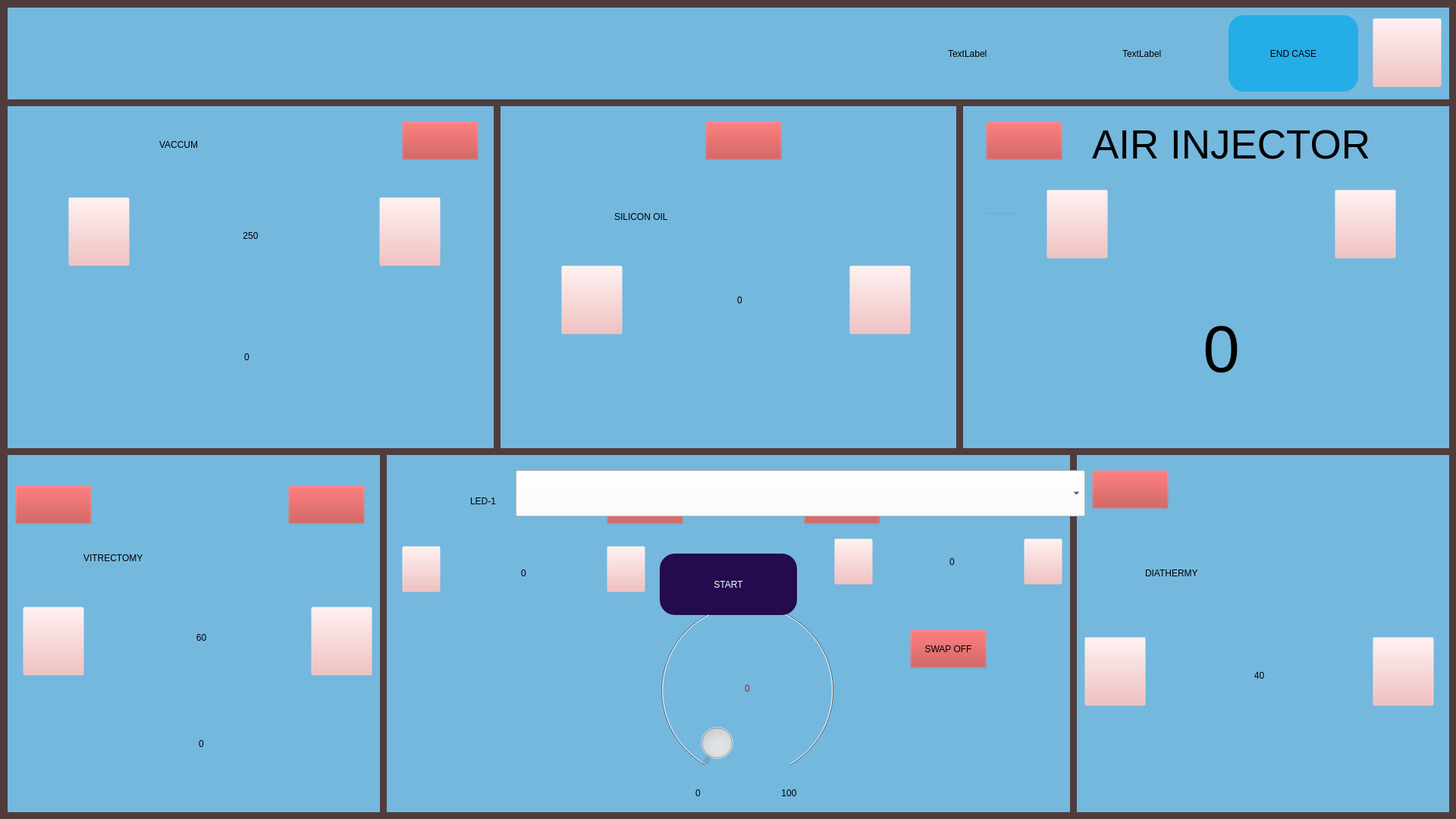
<?xml version="1.0" encoding="UTF-8"?>
<ui version="4.0">
 <class>MainWindow</class>
 <widget class="QMainWindow" name="MainWindow">
  <property name="geometry">
   <rect>
    <x>0</x>
    <y>0</y>
    <width>1920</width>
    <height>1080</height>
   </rect>
  </property>
  <property name="sizePolicy">
   <sizepolicy hsizetype="Preferred" vsizetype="Preferred">
    <horstretch>0</horstretch>
    <verstretch>0</verstretch>
   </sizepolicy>
  </property>
  <property name="maximumSize">
   <size>
    <width>1920</width>
    <height>1080</height>
   </size>
  </property>
  <property name="windowTitle">
   <string>MainWindow</string>
  </property>
  <property name="autoFillBackground">
   <bool>false</bool>
  </property>
  <property name="styleSheet">
   <string notr="true"/>
  </property>
  <widget class="QWidget" name="centralwidget">
   <widget class="QPushButton" name="pushButton_6">
    <property name="geometry">
     <rect>
      <x>1810</x>
      <y>24</y>
      <width>91</width>
      <height>91</height>
     </rect>
    </property>
    <property name="styleSheet">
     <string notr="true">


background-image: url(:/new/prefix1/Settimg 3.png);
background-color: rgba(242, 179, 179, 0);



</string>
    </property>
    <property name="text">
     <string/>
    </property>
   </widget>
   <widget class="QLabel" name="label_5">
    <property name="geometry">
     <rect>
      <x>180</x>
      <y>240</y>
      <width>301</width>
      <height>141</height>
     </rect>
    </property>
    <property name="styleSheet">
     <string notr="true">font: 65pt &quot;Ubuntu&quot;;
image: url(:/new/prefix1/img/textbox2.png);
</string>
    </property>
    <property name="text">
     <string>250</string>
    </property>
    <property name="alignment">
     <set>Qt::AlignCenter</set>
    </property>
   </widget>
   <widget class="QLabel" name="label_2">
    <property name="geometry">
     <rect>
      <x>180</x>
      <y>400</y>
      <width>291</width>
      <height>141</height>
     </rect>
    </property>
    <property name="styleSheet">
     <string notr="true">image: url(:/new/prefix1/img/textbox2.png);
font: 65pt &quot;Ubuntu&quot;;</string>
    </property>
    <property name="text">
     <string>0</string>
    </property>
    <property name="alignment">
     <set>Qt::AlignCenter</set>
    </property>
   </widget>
   <widget class="QLabel" name="label_3">
    <property name="geometry">
     <rect>
      <x>1470</x>
      <y>240</y>
      <width>281</width>
      <height>131</height>
     </rect>
    </property>
    <property name="styleSheet">
     <string notr="true">image: url(:/new/prefix1/img/textbox2.png);
font: 65pt &quot;Ubuntu&quot;;</string>
    </property>
    <property name="text">
     <string/>
    </property>
    <property name="alignment">
     <set>Qt::AlignCenter</set>
    </property>
   </widget>
   <widget class="QLabel" name="label_4">
    <property name="geometry">
     <rect>
      <x>110</x>
      <y>770</y>
      <width>311</width>
      <height>141</height>
     </rect>
    </property>
    <property name="styleSheet">
     <string notr="true">image: url(:/new/prefix1/img/textbox2.png);
font: 65pt &quot;Ubuntu&quot;;</string>
    </property>
    <property name="text">
     <string>60</string>
    </property>
    <property name="alignment">
     <set>Qt::AlignCenter</set>
    </property>
   </widget>
   <widget class="QLabel" name="label_6">
    <property name="geometry">
     <rect>
      <x>1520</x>
      <y>820</y>
      <width>281</width>
      <height>141</height>
     </rect>
    </property>
    <property name="styleSheet">
     <string notr="true">image: url(:/new/prefix1/img/textbox2.png);
font: 65pt &quot;Ubuntu&quot;;</string>
    </property>
    <property name="text">
     <string>40</string>
    </property>
    <property name="alignment">
     <set>Qt::AlignCenter</set>
    </property>
   </widget>
   <widget class="QPushButton" name="pushButton_12">
    <property name="geometry">
     <rect>
      <x>500</x>
      <y>260</y>
      <width>81</width>
      <height>91</height>
     </rect>
    </property>
    <property name="styleSheet">
     <string notr="true">QPushButton{background-image: url(:/new/prefix1/img/down1.png);
background-color: rgba(242, 179, 179, 0);}


QPushButton::hover{background-color: #0085ff;
border-radius: 20px;
color:white;;}</string>
    </property>
    <property name="text">
     <string/>
    </property>
   </widget>
   <widget class="QPushButton" name="pushButton_8">
    <property name="geometry">
     <rect>
      <x>90</x>
      <y>260</y>
      <width>81</width>
      <height>91</height>
     </rect>
    </property>
    <property name="styleSheet">
     <string notr="true">
QPushButton{
	background-image: url(:/new/prefix1/img/up1.png);
background-color: rgba(242, 179, 179, 0);

}


QPushButton::hover{background-color: #0085ff;
border-radius: 20px;
color:white;;}</string>
    </property>
    <property name="text">
     <string/>
    </property>
   </widget>
   <widget class="QPushButton" name="pushButton_2">
    <property name="geometry">
     <rect>
      <x>930</x>
      <y>160</y>
      <width>101</width>
      <height>51</height>
     </rect>
    </property>
    <property name="styleSheet">
     <string notr="true">background-image: url(:/new/prefix1/img/backbg3.png);
background-color: rgba(191, 64, 64, 0);</string>
    </property>
    <property name="text">
     <string/>
    </property>
   </widget>
   <widget class="QLabel" name="label_8">
    <property name="geometry">
     <rect>
      <x>830</x>
      <y>330</y>
      <width>291</width>
      <height>131</height>
     </rect>
    </property>
    <property name="styleSheet">
     <string notr="true">image: url(:/new/prefix1/img/textbox2.png);
font: 65pt &quot;Ubuntu&quot;;</string>
    </property>
    <property name="text">
     <string>0</string>
    </property>
    <property name="alignment">
     <set>Qt::AlignCenter</set>
    </property>
   </widget>
   <widget class="QLabel" name="label_9">
    <property name="geometry">
     <rect>
      <x>590</x>
      <y>710</y>
      <width>201</width>
      <height>91</height>
     </rect>
    </property>
    <property name="styleSheet">
     <string notr="true">image: url(:/new/prefix1/img/textbox1.png);
font: 45pt &quot;Ubuntu&quot;;</string>
    </property>
    <property name="text">
     <string>0</string>
    </property>
    <property name="alignment">
     <set>Qt::AlignCenter</set>
    </property>
   </widget>
   <widget class="QPushButton" name="pushButton_13">
    <property name="geometry">
     <rect>
      <x>1760</x>
      <y>250</y>
      <width>81</width>
      <height>91</height>
     </rect>
    </property>
    <property name="styleSheet">
     <string notr="true">QPushButton{background-image: url(:/new/prefix1/img/down1.png);
background-color: rgba(242, 179, 179, 0);}


QPushButton::hover{background-color: #0085ff;
border-radius: 20px;
color:white;;}</string>
    </property>
    <property name="text">
     <string/>
    </property>
   </widget>
   <widget class="QPushButton" name="pushButton_14">
    <property name="geometry">
     <rect>
      <x>1810</x>
      <y>840</y>
      <width>81</width>
      <height>91</height>
     </rect>
    </property>
    <property name="styleSheet">
     <string notr="true">QPushButton{background-image: url(:/new/prefix1/img/down1.png);
background-color: rgba(242, 179, 179, 0);}


QPushButton::hover{background-color: #0085ff;
border-radius: 20px;
color:white;;}</string>
    </property>
    <property name="text">
     <string/>
    </property>
   </widget>
   <widget class="QPushButton" name="pushButton_15">
    <property name="geometry">
     <rect>
      <x>410</x>
      <y>800</y>
      <width>81</width>
      <height>91</height>
     </rect>
    </property>
    <property name="styleSheet">
     <string notr="true">QPushButton{background-image: url(:/new/prefix1/img/down1.png);
background-color: rgba(242, 179, 179, 0);}


QPushButton::hover{background-color: #0085ff;
border-radius: 20px;
color:white;;}</string>
    </property>
    <property name="text">
     <string/>
    </property>
   </widget>
   <widget class="QPushButton" name="pushButton_16">
    <property name="geometry">
     <rect>
      <x>800</x>
      <y>720</y>
      <width>51</width>
      <height>61</height>
     </rect>
    </property>
    <property name="styleSheet">
     <string notr="true">QPushButton{background-image: url(:/new/prefix1/downnew1.png);
background-color: rgba(242, 179, 179, 0);}


QPushButton::hover{background-color: #0085ff;
border-radius: 20px;
color:white;;}</string>
    </property>
    <property name="text">
     <string/>
    </property>
   </widget>
   <widget class="QPushButton" name="pushButton_9">
    <property name="geometry">
     <rect>
      <x>1380</x>
      <y>250</y>
      <width>81</width>
      <height>91</height>
     </rect>
    </property>
    <property name="styleSheet">
     <string notr="true">
QPushButton{
	background-image: url(:/new/prefix1/img/up1.png);
background-color: rgba(242, 179, 179, 0);

}


QPushButton::hover{background-color: #0085ff;
border-radius: 20px;
color:white;;}</string>
    </property>
    <property name="text">
     <string/>
    </property>
   </widget>
   <widget class="QPushButton" name="pushButton_10">
    <property name="geometry">
     <rect>
      <x>1430</x>
      <y>840</y>
      <width>81</width>
      <height>91</height>
     </rect>
    </property>
    <property name="styleSheet">
     <string notr="true">
QPushButton{
	background-image: url(:/new/prefix1/img/up1.png);
background-color: rgba(242, 179, 179, 0);

}


QPushButton::hover{background-color: #0085ff;
border-radius: 20px;
color:white;;}</string>
    </property>
    <property name="text">
     <string/>
    </property>
   </widget>
   <widget class="QPushButton" name="pushButton_11">
    <property name="geometry">
     <rect>
      <x>30</x>
      <y>800</y>
      <width>81</width>
      <height>91</height>
     </rect>
    </property>
    <property name="styleSheet">
     <string notr="true">
QPushButton{
	background-image: url(:/new/prefix1/img/up1.png);
background-color: rgba(242, 179, 179, 0);

}


QPushButton::hover{background-color: #0085ff;
border-radius: 20px;
color:white;;}</string>
    </property>
    <property name="text">
     <string/>
    </property>
   </widget>
   <widget class="QPushButton" name="pushButton_17">
    <property name="geometry">
     <rect>
      <x>530</x>
      <y>720</y>
      <width>51</width>
      <height>61</height>
     </rect>
    </property>
    <property name="styleSheet">
     <string notr="true">
QPushButton{
	background-image: url(:/new/prefix1/upnew1.png);
background-color: rgba(242, 179, 179, 0);

}


QPushButton::hover{background-color: #0085ff;
border-radius: 20px;
color:white;;}</string>
    </property>
    <property name="text">
     <string/>
    </property>
   </widget>
   <widget class="QPushButton" name="pushButton_19">
    <property name="geometry">
     <rect>
      <x>740</x>
      <y>350</y>
      <width>81</width>
      <height>91</height>
     </rect>
    </property>
    <property name="styleSheet">
     <string notr="true">
QPushButton{
	background-image: url(:/new/prefix1/img/up1.png);
background-color: rgba(242, 179, 179, 0);

}


QPushButton::hover{background-color: #0085ff;
border-radius: 20px;
color:white;;}</string>
    </property>
    <property name="text">
     <string/>
    </property>
   </widget>
   <widget class="QPushButton" name="pushButton_3">
    <property name="geometry">
     <rect>
      <x>800</x>
      <y>640</y>
      <width>101</width>
      <height>51</height>
     </rect>
    </property>
    <property name="styleSheet">
     <string notr="true">background-image: url(:/new/prefix1/img/backbg3.png);
background-color: rgba(191, 64, 64, 0);</string>
    </property>
    <property name="text">
     <string/>
    </property>
   </widget>
   <widget class="QPushButton" name="pushButton_4">
    <property name="geometry">
     <rect>
      <x>380</x>
      <y>640</y>
      <width>101</width>
      <height>51</height>
     </rect>
    </property>
    <property name="styleSheet">
     <string notr="true">background-image: url(:/new/prefix1/img/backbg3.png);
background-color: rgba(191, 64, 64, 0);</string>
    </property>
    <property name="text">
     <string/>
    </property>
   </widget>
   <widget class="QPushButton" name="pushButton_5">
    <property name="geometry">
     <rect>
      <x>1440</x>
      <y>620</y>
      <width>101</width>
      <height>51</height>
     </rect>
    </property>
    <property name="styleSheet">
     <string notr="true">background-image: url(:/new/prefix1/img/backbg3.png);
background-color: rgba(191, 64, 64, 0);</string>
    </property>
    <property name="text">
     <string/>
    </property>
   </widget>
   <widget class="QPushButton" name="pushButton_20">
    <property name="geometry">
     <rect>
      <x>530</x>
      <y>160</y>
      <width>101</width>
      <height>51</height>
     </rect>
    </property>
    <property name="layoutDirection">
     <enum>Qt::LeftToRight</enum>
    </property>
    <property name="styleSheet">
     <string notr="true">background-image: url(:/new/prefix1/img/backbg3.png);
background-color: rgba(191, 64, 64, 0);
</string>
    </property>
    <property name="text">
     <string/>
    </property>
   </widget>
   <widget class="QLabel" name="label_10">
    <property name="geometry">
     <rect>
      <x>1470</x>
      <y>390</y>
      <width>281</width>
      <height>141</height>
     </rect>
    </property>
    <property name="font">
     <font>
      <family>Ubuntu</family>
      <pointsize>65</pointsize>
      <weight>50</weight>
      <italic>false</italic>
      <bold>false</bold>
     </font>
    </property>
    <property name="styleSheet">
     <string notr="true">image: url(:/new/prefix1/img/textbox2.png);
font: 65pt &quot;Ubuntu&quot;;</string>
    </property>
    <property name="text">
     <string>0</string>
    </property>
    <property name="alignment">
     <set>Qt::AlignCenter</set>
    </property>
   </widget>
   <widget class="QLabel" name="label_11">
    <property name="geometry">
     <rect>
      <x>20</x>
      <y>28</y>
      <width>781</width>
      <height>81</height>
     </rect>
    </property>
    <property name="font">
     <font>
      <family>Ubuntu</family>
      <pointsize>1</pointsize>
      <weight>50</weight>
      <italic>false</italic>
      <bold>false</bold>
     </font>
    </property>
    <property name="styleSheet">
     <string notr="true">background-image: url(:/new/prefix1/img/docidbox.png);
font: 1pt &quot;Ubuntu&quot;;</string>
    </property>
    <property name="text">
     <string/>
    </property>
    <property name="alignment">
     <set>Qt::AlignCenter</set>
    </property>
   </widget>
   <widget class="QPushButton" name="pushButton_18">
    <property name="geometry">
     <rect>
      <x>1120</x>
      <y>350</y>
      <width>81</width>
      <height>91</height>
     </rect>
    </property>
    <property name="styleSheet">
     <string notr="true">QPushButton{background-image: url(:/new/prefix1/img/down1.png);
background-color: rgba(242, 179, 179, 0);}


QPushButton::hover{background-color: #0085ff;
border-radius: 20px;
color:white;;}</string>
    </property>
    <property name="text">
     <string/>
    </property>
   </widget>
   <widget class="QLabel" name="label">
    <property name="geometry">
     <rect>
      <x>10</x>
      <y>140</y>
      <width>641</width>
      <height>451</height>
     </rect>
    </property>
    <property name="styleSheet">
     <string notr="true">background-color: rgb(116, 184, 222);</string>
    </property>
    <property name="text">
     <string/>
    </property>
   </widget>
   <widget class="QLabel" name="label_13">
    <property name="geometry">
     <rect>
      <x>1270</x>
      <y>140</y>
      <width>641</width>
      <height>451</height>
     </rect>
    </property>
    <property name="styleSheet">
     <string notr="true">background-color: rgb(116, 184, 222);</string>
    </property>
    <property name="text">
     <string/>
    </property>
   </widget>
   <widget class="QLabel" name="label_14">
    <property name="geometry">
     <rect>
      <x>1420</x>
      <y>600</y>
      <width>491</width>
      <height>471</height>
     </rect>
    </property>
    <property name="styleSheet">
     <string notr="true">background-color: rgb(116, 184, 222);</string>
    </property>
    <property name="text">
     <string/>
    </property>
   </widget>
   <widget class="QLabel" name="label_16">
    <property name="geometry">
     <rect>
      <x>10</x>
      <y>10</y>
      <width>1901</width>
      <height>121</height>
     </rect>
    </property>
    <property name="styleSheet">
     <string notr="true">background-color: rgb(116, 184, 222);</string>
    </property>
    <property name="text">
     <string/>
    </property>
   </widget>
   <widget class="QLabel" name="label_20">
    <property name="geometry">
     <rect>
      <x>0</x>
      <y>0</y>
      <width>1920</width>
      <height>1080</height>
     </rect>
    </property>
    <property name="styleSheet">
     <string notr="true">background-color: rgba(68, 44, 44, 198);</string>
    </property>
    <property name="text">
     <string/>
    </property>
   </widget>
   <widget class="QLabel" name="label_21">
    <property name="geometry">
     <rect>
      <x>210</x>
      <y>160</y>
      <width>221</width>
      <height>61</height>
     </rect>
    </property>
    <property name="styleSheet">
     <string notr="true">font: 40pt &quot;Ubuntu&quot;;</string>
    </property>
    <property name="text">
     <string>VACCUM</string>
    </property>
   </widget>
   <widget class="QLabel" name="label_23">
    <property name="geometry">
     <rect>
      <x>1440</x>
      <y>160</y>
      <width>421</width>
      <height>61</height>
     </rect>
    </property>
    <property name="styleSheet">
     <string notr="true">font: 40pt ;
color: rgb(0, 0, 0);</string>
    </property>
    <property name="text">
     <string>AIR INJECTOR</string>
    </property>
   </widget>
   <widget class="QLabel" name="label_24">
    <property name="geometry">
     <rect>
      <x>110</x>
      <y>700</y>
      <width>351</width>
      <height>71</height>
     </rect>
    </property>
    <property name="styleSheet">
     <string notr="true">font: 40pt &quot;Ubuntu&quot;;</string>
    </property>
    <property name="text">
     <string>VITRECTOMY</string>
    </property>
   </widget>
   <widget class="QLabel" name="label_25">
    <property name="geometry">
     <rect>
      <x>1510</x>
      <y>730</y>
      <width>321</width>
      <height>51</height>
     </rect>
    </property>
    <property name="styleSheet">
     <string notr="true">font: 40pt &quot;Ubuntu&quot;;</string>
    </property>
    <property name="text">
     <string>DIATHERMY</string>
    </property>
   </widget>
   <widget class="QLabel" name="label_26">
    <property name="geometry">
     <rect>
      <x>810</x>
      <y>260</y>
      <width>411</width>
      <height>51</height>
     </rect>
    </property>
    <property name="styleSheet">
     <string notr="true">font: 40pt &quot;Ubuntu&quot;;</string>
    </property>
    <property name="text">
     <string>SILICON OIL</string>
    </property>
   </widget>
   <widget class="QLabel" name="label_27">
    <property name="geometry">
     <rect>
      <x>620</x>
      <y>630</y>
      <width>171</width>
      <height>61</height>
     </rect>
    </property>
    <property name="styleSheet">
     <string notr="true">font: 40pt &quot;Ubuntu&quot;;</string>
    </property>
    <property name="text">
     <string>LED-1</string>
    </property>
   </widget>
   <widget class="QPushButton" name="pushButton">
    <property name="geometry">
     <rect>
      <x>1620</x>
      <y>20</y>
      <width>171</width>
      <height>101</height>
     </rect>
    </property>
    <property name="styleSheet">
     <string notr="true">QPushButton{
	background-color: rgb(37, 173, 232);border-radius: 20px;
font: 20pt &quot;Ubuntu&quot;;
}

QPushButton::hover{background-color: #007dff;
border-radius: 20px;
font: 20pt &quot;Ubuntu&quot;;
color:white;;}</string>
    </property>
    <property name="text">
     <string>END CASE</string>
    </property>
   </widget>
   <widget class="QLabel" name="label_29">
    <property name="geometry">
     <rect>
      <x>1300</x>
      <y>160</y>
      <width>51</width>
      <height>51</height>
     </rect>
    </property>
    <property name="styleSheet">
     <string notr="true">image: url(:/new/prefix1/img/fpled.png);
</string>
    </property>
    <property name="text">
     <string/>
    </property>
   </widget>
   <widget class="QLabel" name="label_30">
    <property name="geometry">
     <rect>
      <x>800</x>
      <y>640</y>
      <width>51</width>
      <height>51</height>
     </rect>
    </property>
    <property name="styleSheet">
     <string notr="true">image: url(:/new/prefix1/img/fpled.png);
</string>
    </property>
    <property name="text">
     <string/>
    </property>
   </widget>
   <widget class="QLabel" name="label_31">
    <property name="geometry">
     <rect>
      <x>930</x>
      <y>160</y>
      <width>51</width>
      <height>51</height>
     </rect>
    </property>
    <property name="styleSheet">
     <string notr="true">image: url(:/new/prefix1/img/fpled.png);
</string>
    </property>
    <property name="text">
     <string/>
    </property>
   </widget>
   <widget class="QLabel" name="label_32">
    <property name="geometry">
     <rect>
      <x>1440</x>
      <y>620</y>
      <width>51</width>
      <height>51</height>
     </rect>
    </property>
    <property name="styleSheet">
     <string notr="true">image: url(:/new/prefix1/img/fpled.png);
</string>
    </property>
    <property name="text">
     <string/>
    </property>
   </widget>
   <widget class="QLabel" name="label_33">
    <property name="geometry">
     <rect>
      <x>380</x>
      <y>640</y>
      <width>51</width>
      <height>51</height>
     </rect>
    </property>
    <property name="styleSheet">
     <string notr="true">image: url(:/new/prefix1/img/fpled.png);
</string>
    </property>
    <property name="text">
     <string/>
    </property>
   </widget>
   <widget class="QLabel" name="label_28">
    <property name="geometry">
     <rect>
      <x>530</x>
      <y>150</y>
      <width>101</width>
      <height>71</height>
     </rect>
    </property>
    <property name="styleSheet">
     <string notr="true">image: url(:/new/prefix1/img/linbg3.png);</string>
    </property>
    <property name="text">
     <string/>
    </property>
   </widget>
   <widget class="QLabel" name="label_36">
    <property name="enabled">
     <bool>false</bool>
    </property>
    <property name="geometry">
     <rect>
      <x>955</x>
      <y>872</y>
      <width>61</width>
      <height>71</height>
     </rect>
    </property>
    <property name="styleSheet">
     <string notr="true">font: 60pt &quot;Ubuntu&quot;;
color: rgb(165, 29, 45);</string>
    </property>
    <property name="text">
     <string>0</string>
    </property>
    <property name="alignment">
     <set>Qt::AlignCenter</set>
    </property>
    <property name="wordWrap">
     <bool>false</bool>
    </property>
   </widget>
   <widget class="QDial" name="dial">
    <property name="enabled">
     <bool>false</bool>
    </property>
    <property name="geometry">
     <rect>
      <x>840</x>
      <y>770</y>
      <width>291</width>
      <height>281</height>
     </rect>
    </property>
    <property name="styleSheet">
     <string notr="true">background-color: rgb(255, 255, 255);</string>
    </property>
    <property name="sliderPosition">
     <number>0</number>
    </property>
    <property name="invertedAppearance">
     <bool>false</bool>
    </property>
    <property name="invertedControls">
     <bool>false</bool>
    </property>
    <property name="wrapping">
     <bool>false</bool>
    </property>
    <property name="notchTarget">
     <double>0.000000000000000</double>
    </property>
    <property name="notchesVisible">
     <bool>false</bool>
    </property>
   </widget>
   <widget class="QLabel" name="label_38">
    <property name="geometry">
     <rect>
      <x>10</x>
      <y>600</y>
      <width>491</width>
      <height>471</height>
     </rect>
    </property>
    <property name="styleSheet">
     <string notr="true">background-color: rgb(116, 184, 222);</string>
    </property>
    <property name="text">
     <string/>
    </property>
   </widget>
   <widget class="QLabel" name="label_17">
    <property name="geometry">
     <rect>
      <x>510</x>
      <y>600</y>
      <width>901</width>
      <height>471</height>
     </rect>
    </property>
    <property name="styleSheet">
     <string notr="true">background-color: rgb(116, 184, 222);
</string>
    </property>
    <property name="text">
     <string/>
    </property>
   </widget>
   <widget class="QLabel" name="label_18">
    <property name="geometry">
     <rect>
      <x>820</x>
      <y>750</y>
      <width>331</width>
      <height>311</height>
     </rect>
    </property>
    <property name="styleSheet">
     <string notr="true">image: url(:/new/prefix1/img/dialscale1.png);</string>
    </property>
    <property name="text">
     <string/>
    </property>
   </widget>
   <widget class="QLabel" name="label_34">
    <property name="geometry">
     <rect>
      <x>870</x>
      <y>1030</y>
      <width>101</width>
      <height>31</height>
     </rect>
    </property>
    <property name="styleSheet">
     <string notr="true">font: 17pt &quot;Ubuntu&quot;;</string>
    </property>
    <property name="text">
     <string>0</string>
    </property>
    <property name="alignment">
     <set>Qt::AlignCenter</set>
    </property>
   </widget>
   <widget class="QLabel" name="label_35">
    <property name="geometry">
     <rect>
      <x>990</x>
      <y>1030</y>
      <width>101</width>
      <height>31</height>
     </rect>
    </property>
    <property name="styleSheet">
     <string notr="true">font: 17pt &quot;Ubuntu&quot;;</string>
    </property>
    <property name="text">
     <string>100</string>
    </property>
    <property name="alignment">
     <set>Qt::AlignCenter</set>
    </property>
   </widget>
   <widget class="QLabel" name="label_19">
    <property name="geometry">
     <rect>
      <x>660</x>
      <y>140</y>
      <width>601</width>
      <height>451</height>
     </rect>
    </property>
    <property name="styleSheet">
     <string notr="true">background-color: rgb(116, 184, 222);</string>
    </property>
    <property name="text">
     <string/>
    </property>
   </widget>
   <widget class="QPushButton" name="pushButton_7">
    <property name="geometry">
     <rect>
      <x>1300</x>
      <y>160</y>
      <width>101</width>
      <height>51</height>
     </rect>
    </property>
    <property name="styleSheet">
     <string notr="true">background-image: url(:/new/prefix1/img/backbg3.png);
background-color: rgba(191, 64, 64, 0);</string>
    </property>
    <property name="text">
     <string/>
    </property>
   </widget>
   <widget class="QLabel" name="label_37">
    <property name="geometry">
     <rect>
      <x>1160</x>
      <y>700</y>
      <width>191</width>
      <height>81</height>
     </rect>
    </property>
    <property name="styleSheet">
     <string notr="true">image: url(:/new/prefix1/img/textbox1.png);
font: 45pt &quot;Ubuntu&quot;;</string>
    </property>
    <property name="text">
     <string>0</string>
    </property>
    <property name="alignment">
     <set>Qt::AlignCenter</set>
    </property>
   </widget>
   <widget class="QPushButton" name="pushButton_21">
    <property name="geometry">
     <rect>
      <x>1100</x>
      <y>710</y>
      <width>51</width>
      <height>61</height>
     </rect>
    </property>
    <property name="styleSheet">
     <string notr="true">
QPushButton{
	background-image: url(:/new/prefix1/upnew1.png);
background-color: rgba(242, 179, 179, 0);

}


QPushButton::hover{background-color: #0085ff;
border-radius: 20px;
color:white;;}</string>
    </property>
    <property name="text">
     <string/>
    </property>
   </widget>
   <widget class="QPushButton" name="pushButton_22">
    <property name="geometry">
     <rect>
      <x>1350</x>
      <y>710</y>
      <width>51</width>
      <height>61</height>
     </rect>
    </property>
    <property name="styleSheet">
     <string notr="true">QPushButton{background-image: url(:/new/prefix1/downnew1.png);
background-color: rgba(242, 179, 179, 0);}


QPushButton::hover{background-color: #0085ff;
border-radius: 20px;
color:white;;}</string>
    </property>
    <property name="text">
     <string/>
    </property>
   </widget>
   <widget class="QPushButton" name="pushButton_23">
    <property name="geometry">
     <rect>
      <x>1060</x>
      <y>640</y>
      <width>101</width>
      <height>51</height>
     </rect>
    </property>
    <property name="styleSheet">
     <string notr="true">background-image: url(:/new/prefix1/img/backbg3.png);
background-color: rgba(191, 64, 64, 0);</string>
    </property>
    <property name="text">
     <string/>
    </property>
   </widget>
   <widget class="QLabel" name="label_42">
    <property name="geometry">
     <rect>
      <x>1060</x>
      <y>640</y>
      <width>51</width>
      <height>51</height>
     </rect>
    </property>
    <property name="styleSheet">
     <string notr="true">image: url(:/new/prefix1/img/fpled.png);
</string>
    </property>
    <property name="text">
     <string/>
    </property>
   </widget>
   <widget class="QLabel" name="label_41">
    <property name="geometry">
     <rect>
      <x>1190</x>
      <y>630</y>
      <width>191</width>
      <height>61</height>
     </rect>
    </property>
    <property name="styleSheet">
     <string notr="true">font: 40pt &quot;Ubuntu&quot;;</string>
    </property>
    <property name="text">
     <string>LED-2</string>
    </property>
   </widget>
   <widget class="QPushButton" name="pushButton_24">
    <property name="geometry">
     <rect>
      <x>20</x>
      <y>640</y>
      <width>101</width>
      <height>51</height>
     </rect>
    </property>
    <property name="layoutDirection">
     <enum>Qt::LeftToRight</enum>
    </property>
    <property name="styleSheet">
     <string notr="true">background-image: url(:/new/prefix1/img/backbg3.png);
background-color: rgba(191, 64, 64, 0);
</string>
    </property>
    <property name="text">
     <string/>
    </property>
   </widget>
   <widget class="QLabel" name="label_44">
    <property name="geometry">
     <rect>
      <x>20</x>
      <y>630</y>
      <width>101</width>
      <height>71</height>
     </rect>
    </property>
    <property name="styleSheet">
     <string notr="true">image: url(:/new/prefix1/img/linvit1.png);</string>
    </property>
    <property name="text">
     <string/>
    </property>
   </widget>
   <widget class="QLabel" name="label_7">
    <property name="geometry">
     <rect>
      <x>820</x>
      <y>740</y>
      <width>331</width>
      <height>321</height>
     </rect>
    </property>
    <property name="styleSheet">
     <string notr="true">image: url(:/new/prefix1/img/Ellipse 201.png);</string>
    </property>
    <property name="text">
     <string/>
    </property>
   </widget>
   <widget class="QLabel" name="label_40">
    <property name="geometry">
     <rect>
      <x>930</x>
      <y>1008</y>
      <width>111</width>
      <height>17</height>
     </rect>
    </property>
    <property name="styleSheet">
     <string notr="true">background-color: rgb(116, 184, 222);
</string>
    </property>
    <property name="text">
     <string/>
    </property>
   </widget>
   <widget class="QProgressBar" name="progressBar">
    <property name="geometry">
     <rect>
      <x>1300</x>
      <y>280</y>
      <width>41</width>
      <height>171</height>
     </rect>
    </property>
    <property name="styleSheet">
     <string notr="true">QProgressBar::chunk {
	
	background-color: qlineargradient(spread:pad, x1:0.498, y1:0.983, x2:0.473, y2:1, stop:0.432836 rgba(38, 162, 105, 255));
	

border-radius:20px;
	
}

QProgressBar {
background-color: rgba(191, 64, 64, 0);
}
</string>
    </property>
    <property name="value">
     <number>0</number>
    </property>
    <property name="textVisible">
     <bool>false</bool>
    </property>
    <property name="orientation">
     <enum>Qt::Vertical</enum>
    </property>
    <property name="invertedAppearance">
     <bool>false</bool>
    </property>
    <property name="textDirection">
     <enum>QProgressBar::BottomToTop</enum>
    </property>
   </widget>
   <widget class="QLabel" name="label_45">
    <property name="geometry">
     <rect>
      <x>1288</x>
      <y>277</y>
      <width>71</width>
      <height>181</height>
     </rect>
    </property>
    <property name="styleSheet">
     <string notr="true">image: url(:/new/prefix1/img/airscale2.png);</string>
    </property>
    <property name="text">
     <string/>
    </property>
   </widget>
   <widget class="QLabel" name="label_15">
    <property name="geometry">
     <rect>
      <x>1180</x>
      <y>40</y>
      <width>71</width>
      <height>61</height>
     </rect>
    </property>
    <property name="styleSheet">
     <string notr="true">image: url(:/new/prefix1/img/dateimg1.png);</string>
    </property>
    <property name="text">
     <string/>
    </property>
   </widget>
   <widget class="QLabel" name="label_43">
    <property name="geometry">
     <rect>
      <x>1418</x>
      <y>39</y>
      <width>67</width>
      <height>61</height>
     </rect>
    </property>
    <property name="styleSheet">
     <string notr="true">image: url(:/new/prefix1/img/timeimg2.png);</string>
    </property>
    <property name="text">
     <string/>
    </property>
   </widget>
   <widget class="QLabel" name="label_46">
    <property name="geometry">
     <rect>
      <x>1250</x>
      <y>40</y>
      <width>161</width>
      <height>61</height>
     </rect>
    </property>
    <property name="styleSheet">
     <string notr="true">font: 20pt &quot;Ubuntu&quot;;</string>
    </property>
    <property name="text">
     <string>TextLabel</string>
    </property>
   </widget>
   <widget class="QLabel" name="label_47">
    <property name="geometry">
     <rect>
      <x>1480</x>
      <y>40</y>
      <width>121</width>
      <height>61</height>
     </rect>
    </property>
    <property name="styleSheet">
     <string notr="true">font: 20pt &quot;Ubuntu&quot;;</string>
    </property>
    <property name="text">
     <string>TextLabel</string>
    </property>
   </widget>
   <widget class="QComboBox" name="comboBox_2">
    <property name="geometry">
     <rect>
      <x>680</x>
      <y>620</y>
      <width>751</width>
      <height>61</height>
     </rect>
    </property>
    <property name="styleSheet">
     <string notr="true">QComboBox{font: 35pt &quot;Ubuntu&quot;;background-color: rgb(255, 255, 255);}


QComboBox::item:selected {
                            
	background-color: rgb(26, 95, 180);
        color: rgb(255, 255, 255);                    }
</string>
    </property>
   </widget>
   <widget class="QLabel" name="label_12">
    <property name="geometry">
     <rect>
      <x>0</x>
      <y>0</y>
      <width>1920</width>
      <height>1080</height>
     </rect>
    </property>
    <property name="styleSheet">
     <string notr="true">image: url(:/new/prefix1/img/logo3.png);</string>
    </property>
    <property name="text">
     <string/>
    </property>
   </widget>
   <widget class="QLabel" name="label_22">
    <property name="geometry">
     <rect>
      <x>540</x>
      <y>600</y>
      <width>91</width>
      <height>101</height>
     </rect>
    </property>
    <property name="styleSheet">
     <string notr="true">image: url(:/new/prefix1/newdoc 1.png);</string>
    </property>
    <property name="text">
     <string/>
    </property>
   </widget>
   <widget class="QPushButton" name="pushButton_25">
    <property name="geometry">
     <rect>
      <x>870</x>
      <y>730</y>
      <width>181</width>
      <height>81</height>
     </rect>
    </property>
    <property name="styleSheet">
     <string notr="true">border-radius: 20px;
background-color: rgb(36, 11, 78);
font: 28pt &quot;Ubuntu&quot;;
color: rgb(255, 255, 255);
</string>
    </property>
    <property name="text">
     <string>START</string>
    </property>
   </widget>
   <widget class="QLabel" name="label_39">
    <property name="geometry">
     <rect>
      <x>0</x>
      <y>0</y>
      <width>1920</width>
      <height>1080</height>
     </rect>
    </property>
    <property name="styleSheet">
     <string notr="true">background-color: rgb(119, 118, 123);</string>
    </property>
    <property name="text">
     <string/>
    </property>
   </widget>
   <widget class="QPushButton" name="pushButton_26">
    <property name="geometry">
     <rect>
      <x>1200</x>
      <y>830</y>
      <width>101</width>
      <height>51</height>
     </rect>
    </property>
    <property name="styleSheet">
     <string notr="true">background-image: url(:/new/prefix1/img/backbg3.png);
background-color: rgba(191, 64, 64, 0);</string>
    </property>
    <property name="text">
     <string>SWAP OFF</string>
    </property>
   </widget>
   <widget class="QLabel" name="label_48">
    <property name="geometry">
     <rect>
      <x>110</x>
      <y>910</y>
      <width>311</width>
      <height>141</height>
     </rect>
    </property>
    <property name="styleSheet">
     <string notr="true">image: url(:/new/prefix1/img/textbox2.png);
font: 65pt &quot;Ubuntu&quot;;</string>
    </property>
    <property name="text">
     <string>0</string>
    </property>
    <property name="alignment">
     <set>Qt::AlignCenter</set>
    </property>
   </widget>
   <zorder>label_39</zorder>
   <zorder>label_20</zorder>
   <zorder>label_16</zorder>
   <zorder>label_14</zorder>
   <zorder>label_13</zorder>
   <zorder>label</zorder>
   <zorder>pushButton_6</zorder>
   <zorder>label_5</zorder>
   <zorder>label_2</zorder>
   <zorder>label_6</zorder>
   <zorder>pushButton_12</zorder>
   <zorder>pushButton_8</zorder>
   <zorder>pushButton_14</zorder>
   <zorder>pushButton_10</zorder>
   <zorder>label_21</zorder>
   <zorder>label_25</zorder>
   <zorder>pushButton</zorder>
   <zorder>label_32</zorder>
   <zorder>pushButton_5</zorder>
   <zorder>label_28</zorder>
   <zorder>pushButton_20</zorder>
   <zorder>label_11</zorder>
   <zorder>label_38</zorder>
   <zorder>label_23</zorder>
   <zorder>pushButton_9</zorder>
   <zorder>label_3</zorder>
   <zorder>label_10</zorder>
   <zorder>pushButton_13</zorder>
   <zorder>label_29</zorder>
   <zorder>label_17</zorder>
   <zorder>pushButton_7</zorder>
   <zorder>label_37</zorder>
   <zorder>label_41</zorder>
   <zorder>pushButton_22</zorder>
   <zorder>label_44</zorder>
   <zorder>label_7</zorder>
   <zorder>label_18</zorder>
   <zorder>dial</zorder>
   <zorder>label_36</zorder>
   <zorder>label_40</zorder>
   <zorder>label_34</zorder>
   <zorder>label_35</zorder>
   <zorder>pushButton_17</zorder>
   <zorder>label_27</zorder>
   <zorder>label_9</zorder>
   <zorder>label_30</zorder>
   <zorder>pushButton_3</zorder>
   <zorder>label_42</zorder>
   <zorder>pushButton_16</zorder>
   <zorder>pushButton_21</zorder>
   <zorder>pushButton_11</zorder>
   <zorder>pushButton_24</zorder>
   <zorder>label_4</zorder>
   <zorder>label_24</zorder>
   <zorder>pushButton_15</zorder>
   <zorder>label_33</zorder>
   <zorder>label_19</zorder>
   <zorder>label_8</zorder>
   <zorder>label_26</zorder>
   <zorder>pushButton_19</zorder>
   <zorder>label_31</zorder>
   <zorder>pushButton_18</zorder>
   <zorder>progressBar</zorder>
   <zorder>label_45</zorder>
   <zorder>pushButton_4</zorder>
   <zorder>pushButton_2</zorder>
   <zorder>pushButton_23</zorder>
   <zorder>label_15</zorder>
   <zorder>label_43</zorder>
   <zorder>label_46</zorder>
   <zorder>label_47</zorder>
   <zorder>pushButton_26</zorder>
   <zorder>label_48</zorder>
   <zorder>label_12</zorder>
   <zorder>label_22</zorder>
   <zorder>comboBox_2</zorder>
   <zorder>pushButton_25</zorder>
  </widget>
 </widget>
 <resources/>
 <connections/>
</ui>
